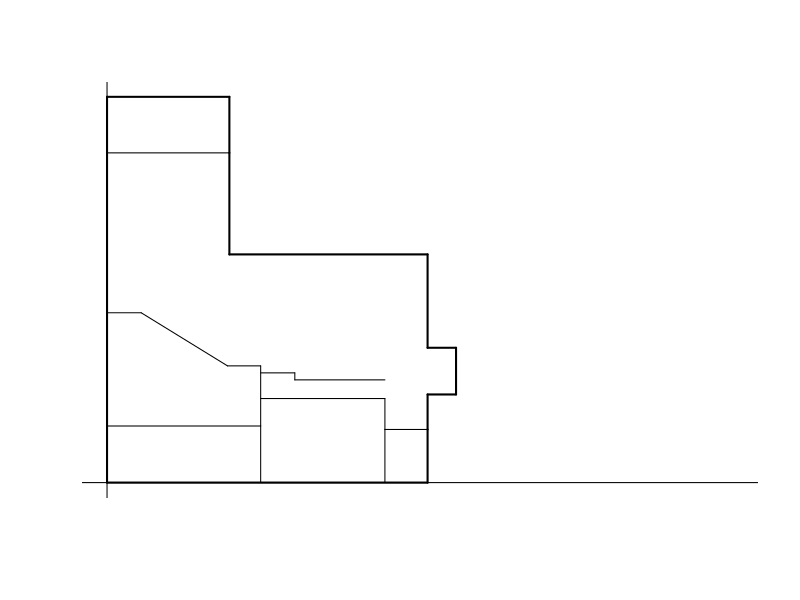

This figure's R source:
plot(c(0,55), c(0,55), type="n", xlab = "", ylab="", axes=F)

lines(c(0,28+2/12), c(0,0), lwd=2)
lines(c(0,0), c(0,55+1/12), lwd=2)

lines(c(10+9/12,10+9/12), c(47+1/12,55+1/12), lwd=2) #Storage
lines(c(0,10+9/12), c(55+1/12,55+1/12), lwd=2) #Storage
lines(c(0,10+9/12), c(47+1/12,47+1/12))

lines(c(10+9/12,10+9/12), c(32+7/12,47+1/12), lwd=2)
lines(c(10+9/12,28+2/12), c(32+7/12,32+7/12), lwd=2)

lines(c(0,13+6/12), c(8+1/12,8+1/12)) #utility room
lines(c(13+6/12,13+6/12), c(0,8+1/12)) #utility room

lines(c(13+6/12,13+6/12), c(8+1/12,16+8/12)) #bedroom
lines(c(3,10+7/12), c(24+3/12, 16+8/12))
lines(c(10+7/12, 13+6/12), c(16+8/12, 16+8/12)) 

lines(c(13+6/12,24+5/12), c(12, 12)) #bathroom wall to staircase
lines(c(24+5/12,24+5/12), c(7+7/12, 12))	#bathroom

lines(c(24+5/12, 28+2/12), c(7+7/12,7+7/12)) #electricity room
lines(c(24+5/12, 24+5/12), c(0,7+7/12)) #electricity room
lines(c(28+2/12, 28+2/12), c(0,7+7/12), lwd =2) #electricity room

lines(c(0, 3), c(24+3/12,24+3/12)) 

lines(c(13+6/12, 16+6/12), c(15+8/12, 15+8/12))	#closet under staircase
lines(c(16+6/12, 24+5/12), c(14+8/12, 14+8/12))
lines(c(16+6/12, 16+6/12), c(15+8/12, 14+8/12))

lines(c(28+2/12, 28+2/12), c(7+7/12, 12+7/12), lwd=2)
lines(c(28+2/12, 30+8/12), c(12+7/12, 12+7/12), lwd=2)
lines(c(28+2/12, 30+8/12), c(19+3/12, 19+3/12), lwd=2)
lines(c(30+8/12, 30+8/12), c(12+7/12, 19+3/12), lwd=2)
lines(c(28+2/12, 28+2/12), c(19+3/12, 32+7/12), lwd=2)

abline(v=0);abline(h=0)

#Total sq footage
#39 * 28 - 14.5 * 17.5 
#minus staircase and bathroom: 7*11=77
#plus a small den under bookcase: 17
#plus the luggage den: 3 * 7 = 20 
#plus the closet: 5*2=10 
#total:808

#Length of 1/4 round
